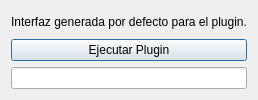
<?xml version="1.0" encoding="UTF-8"?>
<ui version="4.0">
 <class>PluginDefaultInterface</class>
 <widget class="QDialog" name="PluginDefaultInterface">
  <property name="windowTitle">
   <string>Interfaz Predeterminada</string>
  </property>
  <layout class="QVBoxLayout" name="verticalLayout">
   <item>
    <widget class="QLabel" name="label">
     <property name="text">
      <string>Interfaz generada por defecto para el plugin.</string>
     </property>
    </widget>
   </item>
   <item>
    <widget class="QPushButton" name="runButton">
     <property name="text">
      <string>Ejecutar Plugin</string>
     </property>
    </widget>
   </item>
   <item>
    <widget class="QLineEdit" name="inputField"/>
   </item>
  </layout>
 </widget>
</ui>
